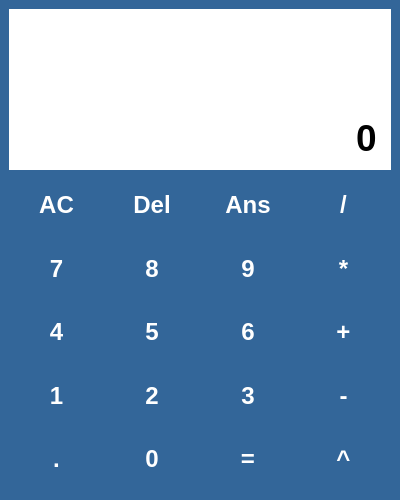
<?xml version="1.0" encoding="UTF-8"?>
<ui version="4.0">
 <class>MainWindow</class>
 <widget class="QMainWindow" name="MainWindow">
  <property name="geometry">
   <rect>
    <x>0</x>
    <y>0</y>
    <width>400</width>
    <height>500</height>
   </rect>
  </property>
  <property name="sizePolicy">
   <sizepolicy hsizetype="Preferred" vsizetype="Preferred">
    <horstretch>0</horstretch>
    <verstretch>0</verstretch>
   </sizepolicy>
  </property>
  <property name="minimumSize">
   <size>
    <width>400</width>
    <height>500</height>
   </size>
  </property>
  <property name="maximumSize">
   <size>
    <width>400</width>
    <height>500</height>
   </size>
  </property>
  <property name="windowTitle">
   <string>Calculator : by Rahul</string>
  </property>
  <property name="windowIcon">
   <iconset resource="../resources/Calculator.qrc">
    <normaloff>:/images/images/Calculator.png</normaloff>:/images/images/Calculator.png</iconset>
  </property>
  <property name="styleSheet">
   <string notr="true"/>
  </property>
  <widget class="QWidget" name="centralwidget">
   <property name="sizePolicy">
    <sizepolicy hsizetype="Expanding" vsizetype="Preferred">
     <horstretch>0</horstretch>
     <verstretch>0</verstretch>
    </sizepolicy>
   </property>
   <property name="styleSheet">
    <string notr="true">background-color : #336699;</string>
   </property>
   <layout class="QVBoxLayout" name="verticalLayout">
    <item>
     <layout class="QGridLayout" name="grid" rowstretch="1,4,2,2,2,2,2">
      <property name="sizeConstraint">
       <enum>QLayout::SetDefaultConstraint</enum>
      </property>
      <property name="spacing">
       <number>0</number>
      </property>
      <item row="2" column="2">
       <widget class="QPushButton" name="button_ans">
        <property name="sizePolicy">
         <sizepolicy hsizetype="Expanding" vsizetype="Expanding">
          <horstretch>0</horstretch>
          <verstretch>0</verstretch>
         </sizepolicy>
        </property>
        <property name="font">
         <font>
          <family>Arial</family>
          <pointsize>18</pointsize>
          <weight>75</weight>
          <bold>true</bold>
         </font>
        </property>
        <property name="toolTip">
         <string>Answer</string>
        </property>
        <property name="styleSheet">
         <string notr="true">QPushButton
{
	background-color : #336699;
	border : none;
	color : white;
	margin: 5px;
}

QPushButton:hover
{
	background-color : #009933;
	border : none;
	border-radius : 7px;
	color : white;
	margin: 5px;
}

</string>
        </property>
        <property name="text">
         <string>Ans</string>
        </property>
        <property name="flat">
         <bool>true</bool>
        </property>
       </widget>
      </item>
      <item row="5" column="1">
       <widget class="QPushButton" name="button_2">
        <property name="sizePolicy">
         <sizepolicy hsizetype="Expanding" vsizetype="Expanding">
          <horstretch>0</horstretch>
          <verstretch>0</verstretch>
         </sizepolicy>
        </property>
        <property name="font">
         <font>
          <family>Arial</family>
          <pointsize>18</pointsize>
          <weight>75</weight>
          <bold>true</bold>
         </font>
        </property>
        <property name="styleSheet">
         <string notr="true">QPushButton
{
	background-color : #336699;
	border : none;
	color : white;
	margin: 5px;
}

QPushButton:hover
{
	background-color : white;
	border : none;
	border-radius : 7px;
	color : black;
	margin: 5px;
}

</string>
        </property>
        <property name="text">
         <string>2</string>
        </property>
        <property name="flat">
         <bool>true</bool>
        </property>
       </widget>
      </item>
      <item row="5" column="0">
       <widget class="QPushButton" name="button_1">
        <property name="sizePolicy">
         <sizepolicy hsizetype="Expanding" vsizetype="Expanding">
          <horstretch>0</horstretch>
          <verstretch>0</verstretch>
         </sizepolicy>
        </property>
        <property name="font">
         <font>
          <family>Arial</family>
          <pointsize>18</pointsize>
          <weight>75</weight>
          <bold>true</bold>
         </font>
        </property>
        <property name="styleSheet">
         <string notr="true">QPushButton
{
	background-color : #336699;
	border : none;
	color : white;
	margin: 5px;
}

QPushButton:hover
{
	background-color : white;
	border : none;
	border-radius : 7px;
	color : black;
	margin: 5px;
}

</string>
        </property>
        <property name="text">
         <string>1</string>
        </property>
        <property name="flat">
         <bool>true</bool>
        </property>
       </widget>
      </item>
      <item row="3" column="2">
       <widget class="QPushButton" name="button_9">
        <property name="sizePolicy">
         <sizepolicy hsizetype="Expanding" vsizetype="Expanding">
          <horstretch>0</horstretch>
          <verstretch>0</verstretch>
         </sizepolicy>
        </property>
        <property name="font">
         <font>
          <family>Arial</family>
          <pointsize>18</pointsize>
          <weight>75</weight>
          <bold>true</bold>
         </font>
        </property>
        <property name="styleSheet">
         <string notr="true">QPushButton
{
	background-color : #336699;
	border : none;
	color : white;
	margin: 5px;
}

QPushButton:hover
{
	background-color : white;
	border : none;
	border-radius : 7px;
	color : black;
	margin: 5px;
}

</string>
        </property>
        <property name="text">
         <string>9</string>
        </property>
        <property name="flat">
         <bool>true</bool>
        </property>
       </widget>
      </item>
      <item row="4" column="0">
       <widget class="QPushButton" name="button_4">
        <property name="sizePolicy">
         <sizepolicy hsizetype="Expanding" vsizetype="Expanding">
          <horstretch>0</horstretch>
          <verstretch>0</verstretch>
         </sizepolicy>
        </property>
        <property name="font">
         <font>
          <family>Arial</family>
          <pointsize>18</pointsize>
          <weight>75</weight>
          <bold>true</bold>
         </font>
        </property>
        <property name="styleSheet">
         <string notr="true">QPushButton
{
	background-color : #336699;
	border : none;
	color : white;
	margin: 5px;
}

QPushButton:hover
{
	background-color : white;
	border : none;
	border-radius : 7px;
	color : black;
	margin: 5px;
}

</string>
        </property>
        <property name="text">
         <string>4</string>
        </property>
        <property name="flat">
         <bool>true</bool>
        </property>
       </widget>
      </item>
      <item row="1" column="0" colspan="4">
       <widget class="QLineEdit" name="display">
        <property name="sizePolicy">
         <sizepolicy hsizetype="Expanding" vsizetype="Expanding">
          <horstretch>0</horstretch>
          <verstretch>0</verstretch>
         </sizepolicy>
        </property>
        <property name="font">
         <font>
          <family>Arial</family>
          <pointsize>28</pointsize>
          <weight>75</weight>
          <bold>true</bold>
         </font>
        </property>
        <property name="styleSheet">
         <string notr="true">QLineEdit
{
	padding : 10px;
	background-color : white;
	margin-bottom: 3px;
}</string>
        </property>
        <property name="text">
         <string>0</string>
        </property>
        <property name="frame">
         <bool>false</bool>
        </property>
        <property name="alignment">
         <set>Qt::AlignBottom|Qt::AlignRight|Qt::AlignTrailing</set>
        </property>
       </widget>
      </item>
      <item row="4" column="3">
       <widget class="QPushButton" name="button_add">
        <property name="sizePolicy">
         <sizepolicy hsizetype="Expanding" vsizetype="Expanding">
          <horstretch>0</horstretch>
          <verstretch>0</verstretch>
         </sizepolicy>
        </property>
        <property name="font">
         <font>
          <family>Arial</family>
          <pointsize>18</pointsize>
          <weight>75</weight>
          <bold>true</bold>
         </font>
        </property>
        <property name="styleSheet">
         <string notr="true">QPushButton
{
	background-color : #336699;
	border : none;
	color : white;
	margin: 5px;
}

QPushButton:hover
{
	background-color : #e65c00;
	border : none;
	border-radius : 7px;
	color : white;
	margin: 5px;
}

</string>
        </property>
        <property name="text">
         <string>+</string>
        </property>
        <property name="flat">
         <bool>true</bool>
        </property>
       </widget>
      </item>
      <item row="3" column="3">
       <widget class="QPushButton" name="button_mult">
        <property name="sizePolicy">
         <sizepolicy hsizetype="Expanding" vsizetype="Expanding">
          <horstretch>0</horstretch>
          <verstretch>0</verstretch>
         </sizepolicy>
        </property>
        <property name="font">
         <font>
          <family>Arial</family>
          <pointsize>18</pointsize>
          <weight>75</weight>
          <bold>true</bold>
         </font>
        </property>
        <property name="styleSheet">
         <string notr="true">QPushButton
{
	background-color : #336699;
	border : none;
	color : white;
	margin: 5px;
}

QPushButton:hover
{
	background-color : #e65c00;
	border : none;
	border-radius : 7px;
	color : white;
	margin: 5px;
}

</string>
        </property>
        <property name="text">
         <string>*</string>
        </property>
        <property name="flat">
         <bool>true</bool>
        </property>
       </widget>
      </item>
      <item row="2" column="0">
       <widget class="QPushButton" name="button_ac">
        <property name="sizePolicy">
         <sizepolicy hsizetype="Expanding" vsizetype="Expanding">
          <horstretch>0</horstretch>
          <verstretch>0</verstretch>
         </sizepolicy>
        </property>
        <property name="font">
         <font>
          <family>Arial</family>
          <pointsize>18</pointsize>
          <weight>75</weight>
          <bold>true</bold>
         </font>
        </property>
        <property name="toolTip">
         <string>All Clear</string>
        </property>
        <property name="styleSheet">
         <string notr="true">QPushButton
{
	background-color : #336699;
	border : none;
	color : white;
	margin: 5px;
}

QPushButton:hover
{
	background-color : #bd0f0f;
	border : none;
	border-radius : 7px;
	color : white;
	margin: 5px;
}

</string>
        </property>
        <property name="text">
         <string>AC</string>
        </property>
        <property name="flat">
         <bool>true</bool>
        </property>
       </widget>
      </item>
      <item row="6" column="2">
       <widget class="QPushButton" name="button_equal">
        <property name="sizePolicy">
         <sizepolicy hsizetype="Expanding" vsizetype="Expanding">
          <horstretch>0</horstretch>
          <verstretch>0</verstretch>
         </sizepolicy>
        </property>
        <property name="font">
         <font>
          <family>Arial</family>
          <pointsize>18</pointsize>
          <weight>75</weight>
          <bold>true</bold>
         </font>
        </property>
        <property name="styleSheet">
         <string notr="true">QPushButton
{
	background-color : #336699;
	border : none;
	color : white;
	margin: 5px;
}

QPushButton:hover
{
	background-color : #009933;
	border : none;
	border-radius : 7px;
	color : white;
	margin: 5px;
}

</string>
        </property>
        <property name="text">
         <string>=</string>
        </property>
        <property name="flat">
         <bool>true</bool>
        </property>
       </widget>
      </item>
      <item row="5" column="2">
       <widget class="QPushButton" name="button_3">
        <property name="sizePolicy">
         <sizepolicy hsizetype="Expanding" vsizetype="Expanding">
          <horstretch>0</horstretch>
          <verstretch>0</verstretch>
         </sizepolicy>
        </property>
        <property name="font">
         <font>
          <family>Arial</family>
          <pointsize>18</pointsize>
          <weight>75</weight>
          <bold>true</bold>
         </font>
        </property>
        <property name="styleSheet">
         <string notr="true">QPushButton
{
	background-color : #336699;
	border : none;
	color : white;
	margin: 5px;
}

QPushButton:hover
{
	background-color : white;
	border : none;
	border-radius : 7px;
	color : black;
	margin: 5px;
}

</string>
        </property>
        <property name="text">
         <string>3</string>
        </property>
        <property name="flat">
         <bool>true</bool>
        </property>
       </widget>
      </item>
      <item row="4" column="1">
       <widget class="QPushButton" name="button_5">
        <property name="sizePolicy">
         <sizepolicy hsizetype="Expanding" vsizetype="Expanding">
          <horstretch>0</horstretch>
          <verstretch>0</verstretch>
         </sizepolicy>
        </property>
        <property name="font">
         <font>
          <family>Arial</family>
          <pointsize>18</pointsize>
          <weight>75</weight>
          <bold>true</bold>
         </font>
        </property>
        <property name="styleSheet">
         <string notr="true">QPushButton
{
	background-color : #336699;
	border : none;
	color : white;
	margin: 5px;
}

QPushButton:hover
{
	background-color : white;
	border : none;
	border-radius : 7px;
	color : black;
	margin: 5px;
}

</string>
        </property>
        <property name="text">
         <string>5</string>
        </property>
        <property name="flat">
         <bool>true</bool>
        </property>
       </widget>
      </item>
      <item row="3" column="0">
       <widget class="QPushButton" name="button_7">
        <property name="sizePolicy">
         <sizepolicy hsizetype="Expanding" vsizetype="Expanding">
          <horstretch>0</horstretch>
          <verstretch>0</verstretch>
         </sizepolicy>
        </property>
        <property name="font">
         <font>
          <family>Arial</family>
          <pointsize>18</pointsize>
          <weight>75</weight>
          <bold>true</bold>
         </font>
        </property>
        <property name="styleSheet">
         <string notr="true">QPushButton
{
	background-color : #336699;
	border : none;
	color : white;
	margin: 5px;
}

QPushButton:hover
{
	background-color : white;
	border : none;
	border-radius : 7px;
	color : black;
	margin: 5px;
}

</string>
        </property>
        <property name="text">
         <string>7</string>
        </property>
        <property name="flat">
         <bool>true</bool>
        </property>
       </widget>
      </item>
      <item row="2" column="3">
       <widget class="QPushButton" name="button_div">
        <property name="sizePolicy">
         <sizepolicy hsizetype="Expanding" vsizetype="Expanding">
          <horstretch>0</horstretch>
          <verstretch>0</verstretch>
         </sizepolicy>
        </property>
        <property name="font">
         <font>
          <family>Arial</family>
          <pointsize>18</pointsize>
          <weight>75</weight>
          <bold>true</bold>
         </font>
        </property>
        <property name="styleSheet">
         <string notr="true">QPushButton
{
	background-color : #336699;
	border : none;
	color : white;
	margin: 5px;
}

QPushButton:hover
{
	background-color : #e65c00;
	border : none;
	border-radius : 7px;
	color : white;
	margin: 5px;
}

</string>
        </property>
        <property name="text">
         <string>/</string>
        </property>
        <property name="flat">
         <bool>true</bool>
        </property>
       </widget>
      </item>
      <item row="6" column="1">
       <widget class="QPushButton" name="button_0">
        <property name="sizePolicy">
         <sizepolicy hsizetype="Expanding" vsizetype="Expanding">
          <horstretch>0</horstretch>
          <verstretch>0</verstretch>
         </sizepolicy>
        </property>
        <property name="font">
         <font>
          <family>Arial</family>
          <pointsize>18</pointsize>
          <weight>75</weight>
          <bold>true</bold>
         </font>
        </property>
        <property name="styleSheet">
         <string notr="true">QPushButton
{
	background-color : #336699;
	border : none;
	color : white;
	margin: 5px;
}

QPushButton:hover
{
	background-color : white;
	border : none;
	border-radius : 7px;
	color : black;
	margin: 5px;
}

</string>
        </property>
        <property name="text">
         <string>0</string>
        </property>
        <property name="flat">
         <bool>true</bool>
        </property>
       </widget>
      </item>
      <item row="6" column="3">
       <widget class="QPushButton" name="button_exp">
        <property name="sizePolicy">
         <sizepolicy hsizetype="Expanding" vsizetype="Expanding">
          <horstretch>0</horstretch>
          <verstretch>0</verstretch>
         </sizepolicy>
        </property>
        <property name="font">
         <font>
          <family>Arial</family>
          <pointsize>18</pointsize>
          <weight>75</weight>
          <bold>true</bold>
         </font>
        </property>
        <property name="styleSheet">
         <string notr="true">QPushButton
{
	background-color : #336699;
	border : none;
	color : white;
	margin: 5px;
}

QPushButton:hover
{
	background-color : #e65c00;
	border : none;
	border-radius : 7px;
	color : white;
	margin: 5px;
}

</string>
        </property>
        <property name="text">
         <string>^</string>
        </property>
        <property name="flat">
         <bool>true</bool>
        </property>
       </widget>
      </item>
      <item row="2" column="1">
       <widget class="QPushButton" name="button_del">
        <property name="sizePolicy">
         <sizepolicy hsizetype="Expanding" vsizetype="Expanding">
          <horstretch>0</horstretch>
          <verstretch>0</verstretch>
         </sizepolicy>
        </property>
        <property name="font">
         <font>
          <family>Arial</family>
          <pointsize>18</pointsize>
          <weight>75</weight>
          <bold>true</bold>
         </font>
        </property>
        <property name="toolTip">
         <string>Backspace</string>
        </property>
        <property name="styleSheet">
         <string notr="true">QPushButton
{
	background-color : #336699;
	border : none;
	color : white;
	margin: 5px;
}

QPushButton:hover
{
	background-color : #bd0f0f;
	border : none;
	border-radius : 7px;
	color : white;
	margin: 5px;
}

</string>
        </property>
        <property name="text">
         <string>Del</string>
        </property>
        <property name="flat">
         <bool>true</bool>
        </property>
       </widget>
      </item>
      <item row="3" column="1">
       <widget class="QPushButton" name="button_8">
        <property name="sizePolicy">
         <sizepolicy hsizetype="Expanding" vsizetype="Expanding">
          <horstretch>0</horstretch>
          <verstretch>0</verstretch>
         </sizepolicy>
        </property>
        <property name="font">
         <font>
          <family>Arial</family>
          <pointsize>18</pointsize>
          <weight>75</weight>
          <bold>true</bold>
         </font>
        </property>
        <property name="styleSheet">
         <string notr="true">QPushButton
{
	background-color : #336699;
	border : none;
	color : white;
	margin: 5px;
}

QPushButton:hover
{
	background-color : white;
	border : none;
	border-radius : 7px;
	color : black;
	margin: 5px;
}

</string>
        </property>
        <property name="text">
         <string>8</string>
        </property>
        <property name="flat">
         <bool>true</bool>
        </property>
       </widget>
      </item>
      <item row="5" column="3">
       <widget class="QPushButton" name="button_sub">
        <property name="sizePolicy">
         <sizepolicy hsizetype="Expanding" vsizetype="Expanding">
          <horstretch>0</horstretch>
          <verstretch>0</verstretch>
         </sizepolicy>
        </property>
        <property name="font">
         <font>
          <family>Arial</family>
          <pointsize>18</pointsize>
          <weight>75</weight>
          <bold>true</bold>
         </font>
        </property>
        <property name="styleSheet">
         <string notr="true">QPushButton
{
	background-color : #336699;
	border : none;
	color : white;
	margin: 5px;
}

QPushButton:hover
{
	background-color : #e65c00;
	border : none;
	border-radius : 7px;
	color : white;
	margin: 5px;
}

</string>
        </property>
        <property name="text">
         <string>-</string>
        </property>
        <property name="flat">
         <bool>true</bool>
        </property>
       </widget>
      </item>
      <item row="4" column="2">
       <widget class="QPushButton" name="button_6">
        <property name="sizePolicy">
         <sizepolicy hsizetype="Expanding" vsizetype="Expanding">
          <horstretch>0</horstretch>
          <verstretch>0</verstretch>
         </sizepolicy>
        </property>
        <property name="font">
         <font>
          <family>Arial</family>
          <pointsize>18</pointsize>
          <weight>75</weight>
          <bold>true</bold>
         </font>
        </property>
        <property name="styleSheet">
         <string notr="true">QPushButton
{
	background-color : #336699;
	border : none;
	color : white;
	margin: 5px;
}

QPushButton:hover
{
	background-color : white;
	border : none;
	border-radius : 7px;
	color : black;
	margin: 5px;
}

</string>
        </property>
        <property name="text">
         <string>6</string>
        </property>
        <property name="flat">
         <bool>true</bool>
        </property>
       </widget>
      </item>
      <item row="6" column="0">
       <widget class="QPushButton" name="button_dot">
        <property name="sizePolicy">
         <sizepolicy hsizetype="Expanding" vsizetype="Expanding">
          <horstretch>0</horstretch>
          <verstretch>0</verstretch>
         </sizepolicy>
        </property>
        <property name="font">
         <font>
          <family>Arial</family>
          <pointsize>18</pointsize>
          <weight>75</weight>
          <bold>true</bold>
         </font>
        </property>
        <property name="styleSheet">
         <string notr="true">QPushButton
{
	background-color : #336699;
	border : none;
	color : white;
	margin: 5px;
}

QPushButton:hover
{
	background-color : white;
	border : none;
	border-radius : 7px;
	color : black;
	margin: 5px;
}

</string>
        </property>
        <property name="text">
         <string>.</string>
        </property>
        <property name="flat">
         <bool>true</bool>
        </property>
       </widget>
      </item>
      <item row="0" column="0" colspan="4">
       <widget class="QLabel" name="ans_label">
        <property name="font">
         <font>
          <family>Arial</family>
          <pointsize>15</pointsize>
          <weight>75</weight>
          <bold>true</bold>
         </font>
        </property>
        <property name="styleSheet">
         <string notr="true">background-color : white;
border : none;
padding: 7px;
color : grey;</string>
        </property>
        <property name="text">
         <string/>
        </property>
       </widget>
      </item>
     </layout>
    </item>
   </layout>
  </widget>
 </widget>
 <resources>
  <include location="../resources/Calculator.qrc"/>
 </resources>
 <connections/>
</ui>
